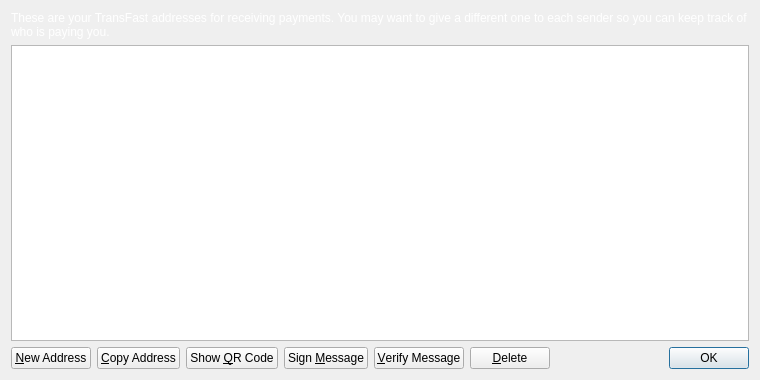
<?xml version="1.0" encoding="UTF-8"?>
<ui version="4.0">
 <class>AddressBookPage</class>
 <widget class="QWidget" name="AddressBookPage">
  <property name="geometry">
   <rect>
    <x>0</x>
    <y>0</y>
    <width>760</width>
    <height>380</height>
   </rect>
  </property>
  <property name="windowTitle">
   <string>Address Book</string>
  </property>
  <layout class="QVBoxLayout" name="verticalLayout">
   <item>
    <widget class="QLabel" name="labelExplanation">
				 			  <property name="styleSheet">
               <string notr="true">QLabel { color: white;}</string>
              </property>

     <property name="text">
      <string>These are your TransFast addresses for receiving payments. You may want to give a different one to each sender so you can keep track of who is paying you.</string>
     </property>
     <property name="textFormat">
      <enum>Qt::PlainText</enum>
     </property>
     <property name="wordWrap">
      <bool>true</bool>
     </property>
    </widget>
   </item>
   <item>
    <widget class="QTableView" name="tableView">
     <property name="contextMenuPolicy">
      <enum>Qt::CustomContextMenu</enum>
     </property>
     <property name="toolTip">
      <string>Double-click to edit address or label</string>
     </property>
     <property name="tabKeyNavigation">
      <bool>false</bool>
     </property>
     <property name="selectionMode">
      <enum>QAbstractItemView::SingleSelection</enum>
     </property>
     <property name="selectionBehavior">
      <enum>QAbstractItemView::SelectRows</enum>
     </property>
     <property name="sortingEnabled">
      <bool>true</bool>
     </property>
     <attribute name="verticalHeaderVisible">
      <bool>false</bool>
     </attribute>
    </widget>
   </item>
   <item>
    <layout class="QHBoxLayout" name="horizontalLayout">
     <item>
      <widget class="QPushButton" name="newAddressButton">
       <property name="toolTip">
        <string>Create a new address</string>
       </property>
       <property name="text">
        <string>&amp;New Address</string>
       </property>
      </widget>
     </item>
     <item>
      <widget class="QPushButton" name="copyToClipboard">
       <property name="toolTip">
        <string>Copy the currently selected address to the system clipboard</string>
       </property>
       <property name="text">
        <string>&amp;Copy Address</string>
       </property>
      </widget>
     </item>
     <item>
      <widget class="QPushButton" name="showQRCode">
       <property name="text">
        <string>Show &amp;QR Code</string>
       </property>
      </widget>
     </item>
     <item>
      <widget class="QPushButton" name="signMessage">
       <property name="toolTip">
        <string>Sign a message to prove you own a TransFast address</string>
       </property>
       <property name="text">
        <string>Sign &amp;Message</string>
       </property>
      </widget>
     </item>
     <item>
      <widget class="QPushButton" name="verifyMessage">
       <property name="toolTip">
        <string>Verify a message to ensure it was signed with a specified TransFast address</string>
       </property>
       <property name="text">
        <string>&amp;Verify Message</string>
       </property>
      </widget>
     </item>
     <item>
      <widget class="QPushButton" name="deleteButton">
       <property name="toolTip">
        <string>Delete the currently selected address from the list</string>
       </property>
       <property name="text">
        <string>&amp;Delete</string>
       </property>
      </widget>
     </item>
     <item>
      <spacer name="horizontalSpacer">
       <property name="orientation">
        <enum>Qt::Horizontal</enum>
       </property>
       <property name="sizeHint" stdset="0">
        <size>
         <width>40</width>
         <height>20</height>
        </size>
       </property>
      </spacer>
     </item>
     <item>
      <widget class="QDialogButtonBox" name="buttonBox">
       <property name="sizePolicy">
        <sizepolicy hsizetype="Maximum" vsizetype="Fixed">
         <horstretch>0</horstretch>
         <verstretch>0</verstretch>
        </sizepolicy>
       </property>
       <property name="standardButtons">
        <set>QDialogButtonBox::Ok</set>
       </property>
      </widget>
     </item>
    </layout>
   </item>
  </layout>
 </widget>
 <resources>
  <include location="../bitcoin.qrc"/>
 </resources>
 <connections/>
</ui>
